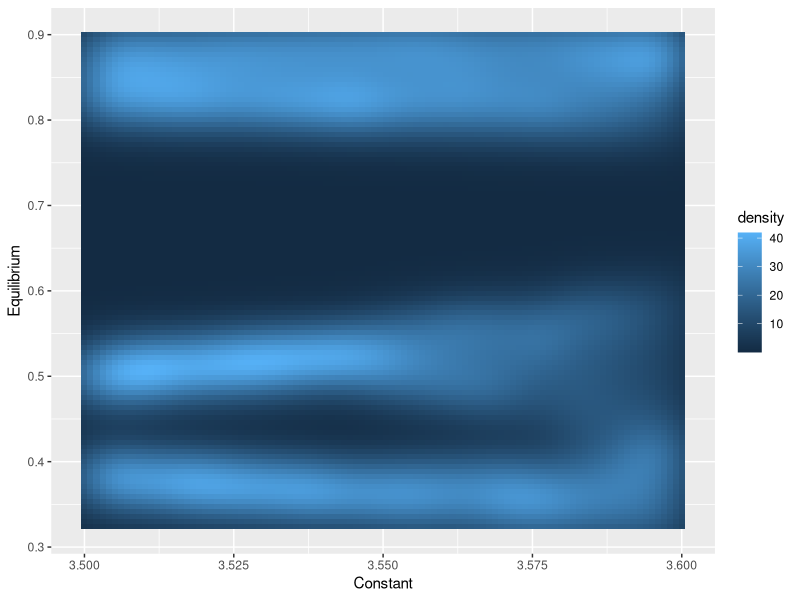
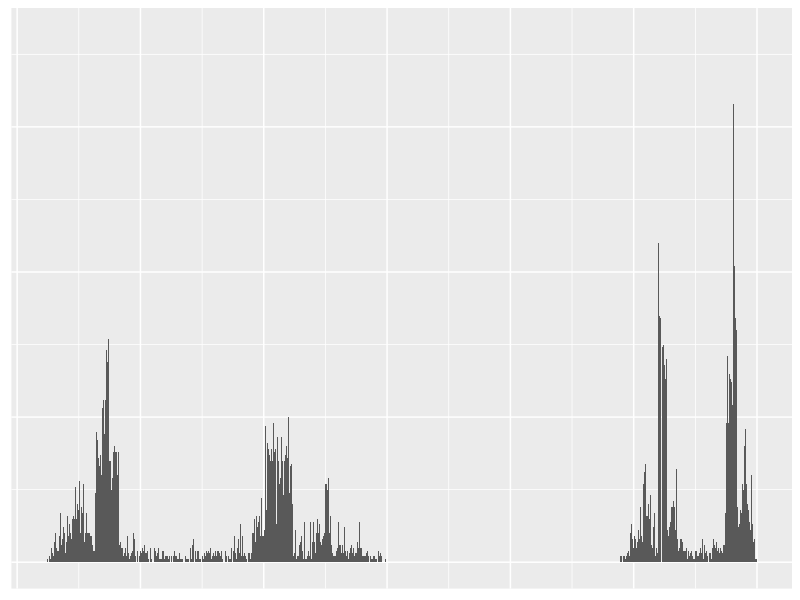

The R source for these figures, in order:
library(ggplot2)

mapping <- function(k,x){
  k*x*(1-x)
}
l1 <- 1000 #no. of iterations
l2 <- 500 #no. of different values of "k"
l3 <- 50 #no. of different initial starting points
result <- matrix(nrow = l2*l3,ncol = 2)
start = 3.5
end = 3.6
k_array <- seq(from = start, to = end, by = ((end - start)/(l2 - 1)))
j=1
for(k in k_array){
  for(m in 1:l3){
    x = runif(1) #initial value
    for(i in 1:l1){
      x <- mapping(k,x)
    }
    result[l3*(j-1)+m,1] = k
    result[l3*(j-1)+m,2]=x 
  }
j=j+1
}

result.df <- data.frame(cbind(result,index = 1:l2*l3))
colnames(result.df) <- c("Constant","Equilibrium","Index")
#alpha = I(0.2),
#+ geom_density2d(colour="red")
p = ggplot(data=result.df,aes(x=Constant,y=Equilibrium)) + stat_density2d(geom="tile", aes(fill = ..density..), contour = FALSE)
#geom_point( colour="blue", size=0.2, alpha = I(0.3)) 
p
png(file="D:/JustAnotherDataBlog/Plots/Icon_logistic_mapping_histogram_ggplot.png",width=600,height=400)

p2 = ggplot(data=result.df,aes(x=Equilibrium)) + geom_histogram(binwidth=(end - start)/(l2 - 1))
p2 + theme(axis.text.x = element_blank(),axis.title.x=element_blank(),axis.ticks.x=element_blank(),
          axis.text.y = element_blank(),axis.title.y=element_blank(),axis.ticks.y=element_blank())
dev.off()